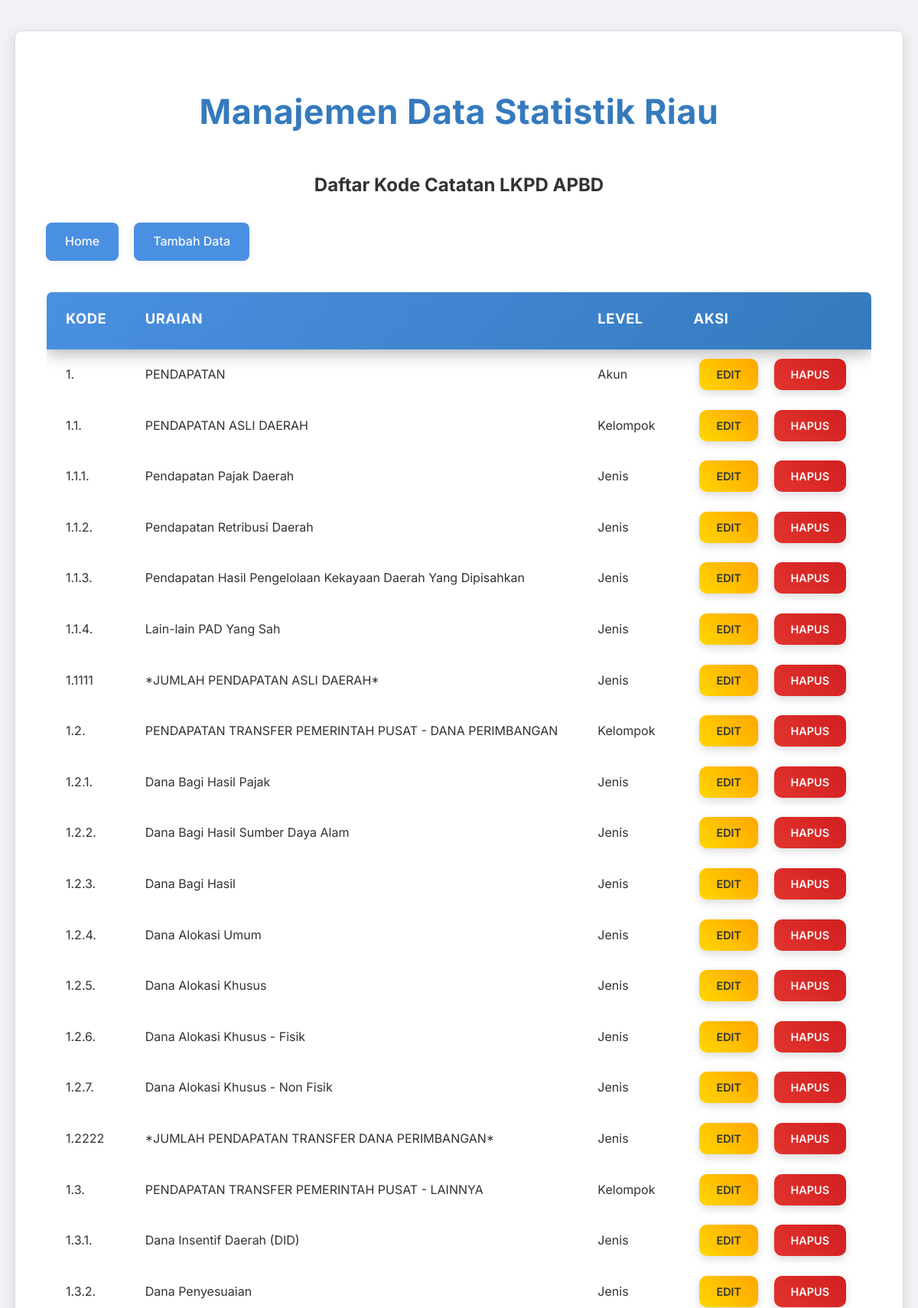
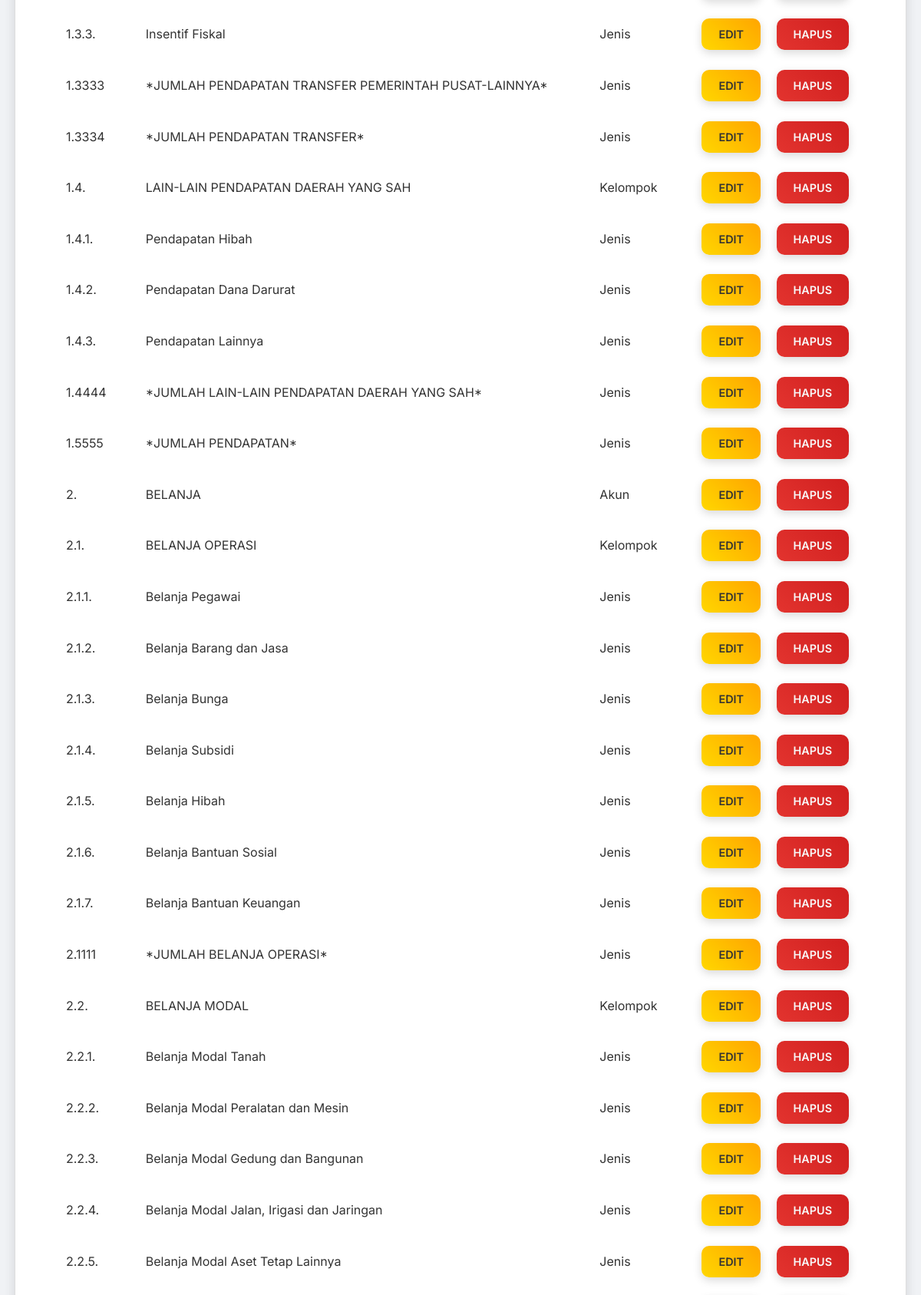
/pages/lkpd-kode-catatan/read.php (upper part), run on the app's committed database (2 pictures, top to bottom).
### tables this page shows
CREATE TABLE `kode_catatan` (
  `id` int(5) NOT NULL,
  `kode_catatan` varchar(255) DEFAULT NULL,
  `uraian` varchar(1024) DEFAULT NULL,
  `id_kode_level` int(2) DEFAULT NULL
);

CREATE TABLE `kode_level` (
  `id` int(11) NOT NULL,
  `nama_level` varchar(255) DEFAULT NULL,
  `akronim` varchar(255) DEFAULT NULL
);

### pages/lkpd-kode-catatan/read.php (the view, shortened to what this page needs)
<?php
include '../../config/database.php';
include '../../templates/header.php';
$sql = "SELECT kc.id, kc.kode_catatan, kc.uraian, kl.nama_level
        FROM kode_catatan kc
        INNER JOIN kode_level kl
        ON kc.id_kode_level = kl.id
        ORDER BY kc.kode_catatan ASC";
$result = $conn->query($sql);
?>
<h2 style="text-align: center;">Daftar Kode Catatan LKPD APBD</h2>
<div class="button-group">
    <a href="../../index.php">Home</a>
    <a href="create.php">Tambah Data</a>
</div>
<?php
if ($result->num_rows > 0):
?>
    <table>
        <thead>
            <tr>
                <th>Kode</th>
                <th>Uraian</th>
                <th>Level</th>
                <th>Aksi</th>
            </tr>
        </thead>
        <tbody>
            <?php
            while ($row = $result->fetch_assoc()):
            ?>
                <tr>
                    <td><?php echo htmlspecialchars($row['kode_catatan']); ?></td>
                    <td><?php echo htmlspecialchars($row['uraian']); ?></td>
                    <td><?php echo htmlspecialchars($row['nama_level']); ?></td>
                    <td class="actions">
                        <a href="update.php?id=<?php echo htmlspecialchars($row['id']); ?>" class="edit">Edit</a>
                        <a href="delete.php?id=<?php echo htmlspecialchars($row['id']); ?>" class="delete" onclick="return confirm('Apakah Anda yakin ingin menghapus data ini?')">Hapus</a>
                    </td>
                </tr>
            <?php endwhile; ?>
        </tbody>
    </table>
<?php else: ?>
    <p>Belum ada data.</p>
<?php endif; ?>
<?php
include '../../templates/footer.php';
?>

### templates/css/style.css (style rules this page uses)
:root { --primary-color: #4A90E2; --primary-dark: #357ABD; --accent-color: #50E3C2; --secondary-accent: #FF6B6B; --tertiary-color: #FFC107; --text-dark: #333333; --text-light: #F8F8F8; --bg-light: #F0F2F5; --bg-dark: #2C3E50; --card-bg: #FFFFFF; --border-color: #DDDDDD; --input-bg: #F8F8F8; --shadow-light: 0 2px 8px rgba(0, 0, 0, 0.08); --shadow-medium: 0 4px 15px rgba(0, 0, 0, 0.12); --success-color: #28A745; --danger-color: #DC3545; --warning-color: #FFC107; --info-color: #17A2B8; --radius-base: 8px; --transition-fast: 0.2s ease-in-out; --transition-normal: 0.3s ease-in-out; --gradient-primary: linear-gradient(135deg, var(--primary-color) 0%, var(--primary-dark) 100%); --gradient-accent: linear-gradient(135deg, var(--accent-color) 0%, #34B79C 100%); --gradient-secondary-accent: linear-gradient(135deg, var(--secondary-accent) 0%, #FF8A8A 100%); --gradient-tertiary: linear-gradient(135deg, var(--tertiary-color) 0%, #FFA000 100%); }
body { font-family: 'Inter', sans-serif; background: var(--bg-light); margin: 0; padding: 0; line-height: 1.6; color: var(--text-dark); display: flex; justify-content: center; align-items: flex-start; min-height: 100vh; padding: 40px 0; box-sizing: border-box; overflow-x: hidden; overflow-y: auto; position: relative; }
body::before { content: none; }
table { width: 100%; border-collapse: separate; border-spacing: 0; margin-top: 40px; box-shadow: var(--shadow-glass); border-radius: var(--radius-base); overflow: hidden; background-color: rgba(255, 255, 255, 0.05); border: 1px solid rgba(255, 255, 255, 0.1); backdrop-filter: blur(10px); -webkit-backdrop-filter: blur(10px); }
table thead tr { background: var(--gradient-primary); color: #FFFFFF; box-shadow: 0 5px 20px rgba(0, 0, 0, 0.3); }
table th, table td { padding: 20px 25px; text-align: left; border-bottom: 1px solid rgba(255, 255, 255, 0.08); }
table th { font-weight: 700; font-size: 1.15em; letter-spacing: 0.5px; text-transform: uppercase; position: relative; padding-bottom: 25px; }
table th::after { content: ''; position: absolute; bottom: 0; left: 50%; transform: translateX(-50%); width: 0; height: 3px; background-color: var(--accent-color); transition: width 0.3s ease-out; }
table tbody tr:nth-child(even) { background-color: rgba(249, 250, 251, 0.03); }
table tbody tr:nth-child(odd) { background-color: rgba(255, 255, 255, 0.01); }
table td.actions { text-align: center; white-space: nowrap; }
table td.actions a { padding: 12px 22px; border-radius: 10px; font-weight: 600; transition: background-color var(--transition-fast), transform var(--transition-fast), box-shadow var(--transition-fast); margin: 0 8px; box-shadow: 0 4px 12px rgba(0, 0, 0, 0.15); text-transform: uppercase; font-size: 0.9em; text-decoration: none; }
table td.actions .edit { background: linear-gradient(45deg, #FFD700, #FFA500); color: #333; }
table td.actions .delete { background: linear-gradient(45deg, #E3342F, #D01F1F); color: var(--text-light); }
.button-group { display: flex; gap: 20px; margin-top: 30px; justify-content: flex-start; }
.button-group a { display: inline-block; background-color: var(--primary-color); color: var(--text-light); padding: 12px 25px; text-decoration: none; border-radius: var(--radius-base); font-size: 1em; font-weight: 500; transition: background-color var(--transition-fast), transform var(--transition-fast), box-shadow var(--transition-fast); box-shadow: var(--shadow-light); }
* { scrollbar-width: thin; scrollbar-color: #888888 #F0F2F5; }

### data on the page
kode_catatan: kode_catatan "1.", uraian "PENDAPATAN", id_kode_level.nama_level "Akun"
kode_catatan: kode_catatan "1.1.", uraian "PENDAPATAN ASLI DAERAH", id_kode_level.nama_level "Kelompok"
kode_catatan: kode_catatan "1.1.1.", uraian "Pendapatan Pajak Daerah", id_kode_level.nama_level "Jenis"
kode_catatan: kode_catatan "1.1.2.", uraian "Pendapatan Retribusi Daerah", id_kode_level.nama_level "Jenis"
kode_catatan: kode_catatan "1.1.3.", uraian "Pendapatan Hasil Pengelolaan Kekayaan Daerah Yang Dipisahkan", id_kode_level.nama_level "Jenis"
kode_catatan: kode_catatan "1.1.4.", uraian "Lain-lain PAD Yang Sah", id_kode_level.nama_level "Jenis"
kode_catatan: kode_catatan "1.1111", uraian "*JUMLAH PENDAPATAN ASLI DAERAH*", id_kode_level.nama_level "Jenis"
kode_catatan: kode_catatan "1.2.", uraian "PENDAPATAN TRANSFER PEMERINTAH PUSAT - DANA PERIMBANGAN", id_kode_level.nama_level "Kelompok"
kode_catatan: kode_catatan "1.2.1.", uraian "Dana Bagi Hasil Pajak", id_kode_level.nama_level "Jenis"
kode_catatan: kode_catatan "1.2.2.", uraian "Dana Bagi Hasil Sumber Daya Alam", id_kode_level.nama_level "Jenis"
kode_catatan: kode_catatan "1.2.3.", uraian "Dana Bagi Hasil", id_kode_level.nama_level "Jenis"
kode_catatan: kode_catatan "1.2.4.", uraian "Dana Alokasi Umum", id_kode_level.nama_level "Jenis"
kode_catatan: kode_catatan "1.2.5.", uraian "Dana Alokasi Khusus", id_kode_level.nama_level "Jenis"
kode_catatan: kode_catatan "1.2.6.", uraian "Dana Alokasi Khusus - Fisik", id_kode_level.nama_level "Jenis"
kode_catatan: kode_catatan "1.2.7.", uraian "Dana Alokasi Khusus - Non Fisik", id_kode_level.nama_level "Jenis"
kode_catatan: kode_catatan "1.2222", uraian "*JUMLAH PENDAPATAN TRANSFER DANA PERIMBANGAN*", id_kode_level.nama_level "Jenis"
kode_catatan: kode_catatan "1.3.", uraian "PENDAPATAN TRANSFER PEMERINTAH PUSAT - LAINNYA", id_kode_level.nama_level "Kelompok"
kode_catatan: kode_catatan "1.3.1.", uraian "Dana Insentif Daerah (DID)", id_kode_level.nama_level "Jenis"
kode_catatan: kode_catatan "1.3.2.", uraian "Dana Penyesuaian", id_kode_level.nama_level "Jenis"
kode_catatan: kode_catatan "1.3.3.", uraian "Insentif Fiskal", id_kode_level.nama_level "Jenis"
kode_catatan: kode_catatan "1.3333", uraian "*JUMLAH PENDAPATAN TRANSFER PEMERINTAH PUSAT-LAINNYA*", id_kode_level.nama_level "Jenis"
kode_catatan: kode_catatan "1.3334", uraian "*JUMLAH PENDAPATAN TRANSFER*", id_kode_level.nama_level "Jenis"
kode_catatan: kode_catatan "1.4.", uraian "LAIN-LAIN PENDAPATAN DAERAH YANG SAH", id_kode_level.nama_level "Kelompok"
kode_catatan: kode_catatan "1.4.1.", uraian "Pendapatan Hibah", id_kode_level.nama_level "Jenis"
kode_catatan: kode_catatan "1.4.2.", uraian "Pendapatan Dana Darurat", id_kode_level.nama_level "Jenis"
kode_catatan: kode_catatan "1.4.3.", uraian "Pendapatan Lainnya", id_kode_level.nama_level "Jenis"
kode_catatan: kode_catatan "1.4444", uraian "*JUMLAH LAIN-LAIN PENDAPATAN DAERAH YANG SAH*", id_kode_level.nama_level "Jenis"
kode_catatan: kode_catatan "1.5555", uraian "*JUMLAH PENDAPATAN*", id_kode_level.nama_level "Jenis"
kode_catatan: kode_catatan "2.", uraian "BELANJA", id_kode_level.nama_level "Akun"
kode_catatan: kode_catatan "2.1.", uraian "BELANJA OPERASI", id_kode_level.nama_level "Kelompok"
kode_catatan: kode_catatan "2.1.1.", uraian "Belanja Pegawai", id_kode_level.nama_level "Jenis"
kode_catatan: kode_catatan "2.1.2.", uraian "Belanja Barang dan Jasa", id_kode_level.nama_level "Jenis"
kode_catatan: kode_catatan "2.1.3.", uraian "Belanja Bunga", id_kode_level.nama_level "Jenis"
kode_catatan: kode_catatan "2.1.4.", uraian "Belanja Subsidi", id_kode_level.nama_level "Jenis"
kode_catatan: kode_catatan "2.1.5.", uraian "Belanja Hibah", id_kode_level.nama_level "Jenis"
kode_catatan: kode_catatan "2.1.6.", uraian "Belanja Bantuan Sosial", id_kode_level.nama_level "Jenis"
kode_catatan: kode_catatan "2.1.7.", uraian "Belanja Bantuan Keuangan", id_kode_level.nama_level "Jenis"
kode_catatan: kode_catatan "2.1111", uraian "*JUMLAH BELANJA OPERASI*", id_kode_level.nama_level "Jenis"
kode_catatan: kode_catatan "2.2.", uraian "BELANJA MODAL", id_kode_level.nama_level "Kelompok"
kode_catatan: kode_catatan "2.2.1.", uraian "Belanja Modal Tanah", id_kode_level.nama_level "Jenis"
kode_catatan: kode_catatan "2.2.2.", uraian "Belanja Modal Peralatan dan Mesin", id_kode_level.nama_level "Jenis"
kode_catatan: kode_catatan "2.2.3.", uraian "Belanja Modal Gedung dan Bangunan", id_kode_level.nama_level "Jenis"
kode_catatan: kode_catatan "2.2.4.", uraian "Belanja Modal Jalan, Irigasi dan Jaringan", id_kode_level.nama_level "Jenis"
kode_catatan: kode_catatan "2.2.5.", uraian "Belanja Modal Aset Tetap Lainnya", id_kode_level.nama_level "Jenis"
